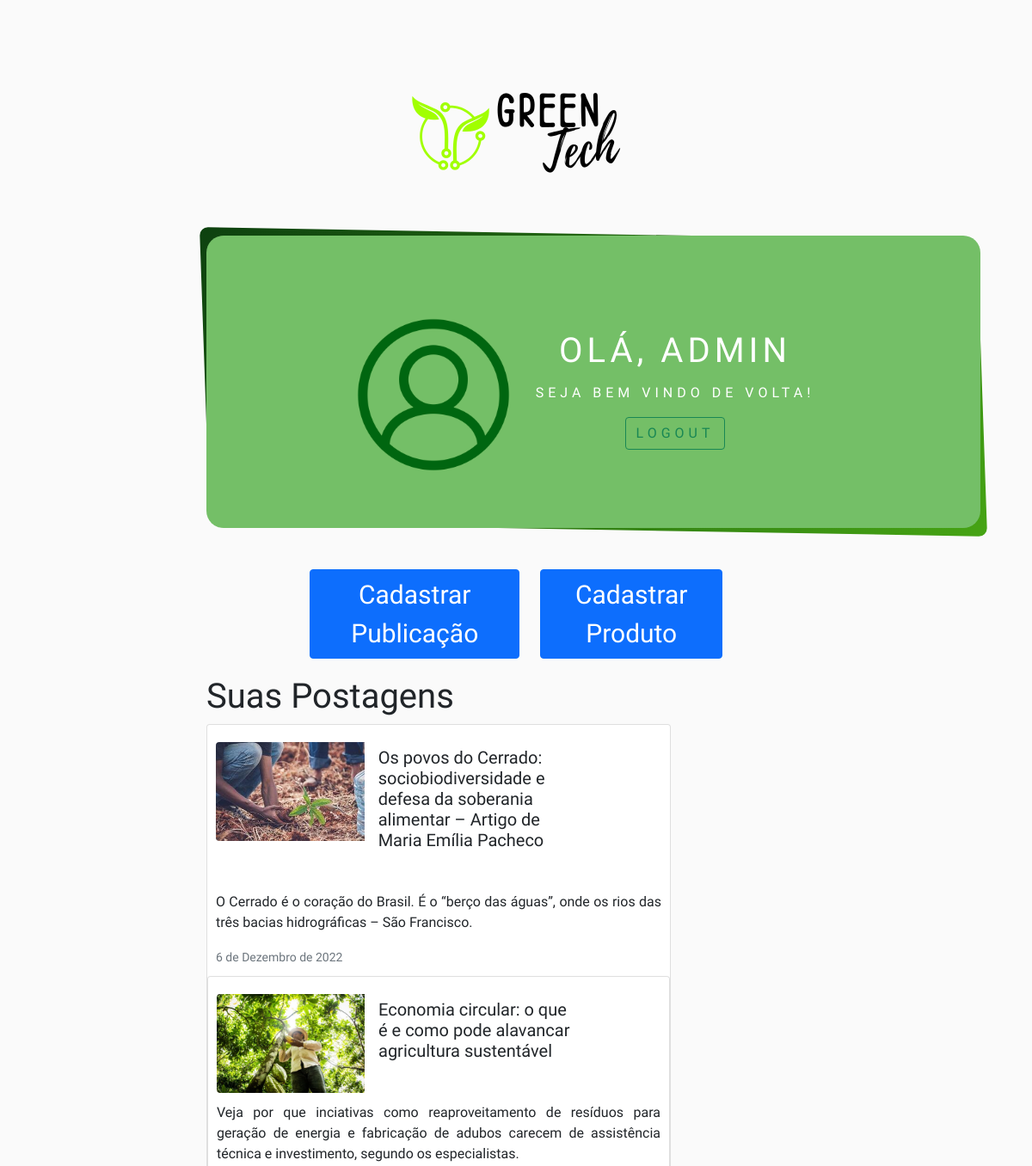
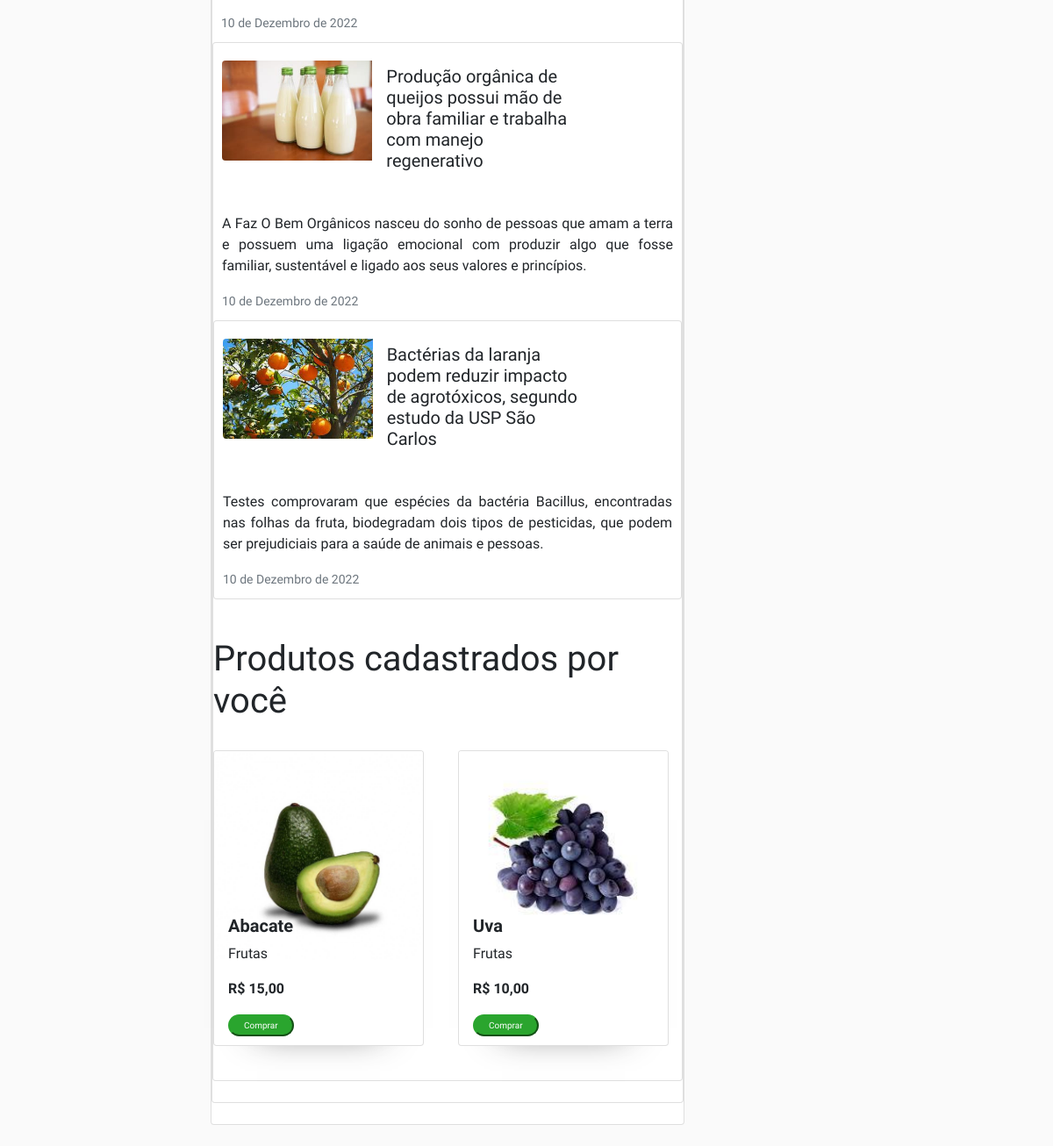
Page /perfil (signed in) on the committed database (2 pictures, top to bottom).
### main/models.py (models this page shows, shortened)
class Publicacao(models.Model):
    titulo = models.CharField(max_length=200)
    descricao = models.TextField()
    corpo_do_texto = RichTextUploadingField()
    tempo_da_publicacao = models.DateField()
    imagem = models.ImageField(upload_to='produtos/', blank=True, null=True, max_length=250)
    autor = models.ForeignKey(Autor, on_delete=models.CASCADE)
    categoria = models.ManyToManyField(Categoria)
    user = models.ForeignKey(get_user_model(), null=True,blank=True,on_delete=models.CASCADE)

class Produto(models.Model):
    nome = models.CharField(max_length=100)
    valor = models.DecimalField(max_digits=8,decimal_places=2)
    descricao = models.TextField()
    categoria = models.ForeignKey(Categoria_Produto, on_delete=models.CASCADE)
    imagem = models.ImageField(upload_to='produtos/', blank=True, null=True)
    user = models.ForeignKey(get_user_model(), null=True,blank=True,on_delete=models.CASCADE)

class Categoria_Produto(models.Model):
    nome = models.CharField(max_length=100)
    def __str__(self):
        return self.nome

### main/views.py (the view)
# urls.py: path('perfil',perfil, name='perfil'),
@login_required(login_url="/login/")
def perfil(request):
    lista = Publicacao.objects.filter(user=request.user)
    lista_produto = Produto.objects.filter(user=request.user)
    context = {'publicacoes' : lista, 'produtos' : lista_produto}
    return render(request,'Perfil.html', context)

### main/templates/Perfil.html (shortened to what this page needs)
{% extends 'base_cadastro.html' %}
{% load static %}
{% block conteudo %}
<section class="container col-lg-8">
    <a  href="{% url 'index' %}"><img style="display: block; margin-left: auto; margin-right: auto; margin-top: 10px; width: 250px;" src="..\static\assets\img\logo_cadastro.png" width="150px" alt=""></a>
    <div class="form_cadastro d-grid gap-4 d-md-flex col-8 mx-auto justify-content-md-center" >
    <img src="..\static\assets\img\icone-utilisateur-vert.png" alt="" style="height: 190px; width: 190px; margin-top:80px ; ">
    <div  style="margin-top:80px ;">
    <h1 style="padding-top:20px;">Olá, {{ request.user}}</h1>
    <p style="padding-top:5px;">Seja Bem vindo de volta!</p>
    <a type="button" class="btn btn-outline-success" href="{% url 'logout'%}">logout</a>
    </div>
    </div>
    <br> <br>
    <div class="d-grid gap-4 d-md-flex col-8 mx-auto justify-content-md-center" >
        <a href="{% url 'plataforma' %}"><button class="btn btn-primary" type="button" style="font-size: 30px;">Cadastrar Publicação</button></a>
        <a href="{% url 'produto' %}"><button class="btn btn-primary" type="button" style="font-size: 30px;">Cadastrar Produto</button></a>
  </div>
    <h1 style="padding-top:20px;">Suas Postagens</h1>
    {% for publicacao in publicacoes %}
    <div class="card mb-4" style="max-width: 540px; ">
        <div class="row g-0 " style="margin: 10px; align-self: center;">
          <div class="col-md-4">
            <img src="/media/{{publicacao.imagem}}" class="img-fluid rounded-start" alt="..." style="margin-top: 10px; margin-right: 20px;"  >
          </div>
          <div class="col-sm-6">
            <div class="card-body">
              <h5 class="card-title">{{publicacao.titulo}}</h5> <br></div>
          </div>
          <p class="card-text" >{{publicacao.descricao}}</p>
              <p class="card-text"><small class="text-muted">{{publicacao.tempo_da_publicacao}}</small></p>
        </div>
    {% endfor %}
    </div>
    <div class="row">
        <h1 style="padding-top:20px;">Produtos cadastrados por você</h1>
        {% for produto in produtos %}
        <div class="col row-cols-1 row-cols-md-3 g-4" style="padding-bottom: 15px;">
            <div class="card h-100 sombra" style="width: 15rem; height: auto;">
                <a href="{% url 'detalhe_produto' produto.id %}"><img src="/media/{{produto.imagem}}" class="card-img-top" style="margin-bottom: 65px;" alt="#"></a>
                <div class="card-body">
                  <div class="teste">
                 <h3 class="fs-5"><b>{{produto.nome}}</b></h3>
                  <p class="card-text">{{produto.categoria}}</p>
                  <p class="card-text"> <b> R$ {{produto.valor}} </b></p>
                  <button type="button" class="but" style="font-size: 10px; margin-bottom: 5px;"> Comprar </button>
                 </div>
                </div>
              </div>
        </div>
        {% endfor %}
    </div>
 <br>
</section>
{% endblock conteudo %}

### main/static/css/styles.css (style rules this page uses)
* { box-sizing: border-box; font-family: 'Noto Sans Mono', monospace; font-family: 'Quicksand', sans-serif; }
body { background: #fafafa; font-family: 'Noto Sans Mono', monospace; font-family: 'Quicksand', sans-serif; }
p { text-align: justify; font-family: 'Noto Sans Mono', monospace; font-family: 'Quicksand', sans-serif; }
a { text-decoration: none; }
.but { background: #2aa52e; font-weight: 15px; padding: 0.2rem 1rem; border-radius: 15px; border-color: #2aa52e; color: white; }
.sombra { box-shadow: 0px 30px 40px -50px #333333; }
.teste { position: absolute; bottom: 0px; margin-bottom: 5px; }
.form_cadastro { position: relative; background: #74bf67; width: 900px; padding: 10px 40px 60px; border-radius: 20px; text-align: center; color: #FFF; font-weight: 10px; text-transform: uppercase; letter-spacing: 5px; }
.form_cadastro::before { content: ''; position: absolute; top: -2px; right: -2px; bottom: -2px; left: -2px; background: linear-gradient(315deg, #46a414, #0d410f); z-index: -1; transform: skew(2deg, 1deg); border-radius: 10px; }

### rows in the picture
Publicacao: imagem (picture), titulo "Os povos do Cerrado: sociobiodiversidade e defesa da soberania alimentar – Artigo de Maria Emília Pacheco", descricao "O Cerrado é o coração do Brasil. É o “berço das águas”, onde os rios das três bacias hidrográficas – São Francisco.", tempo_da_publicacao "6 de Dezembro de 2022"
Publicacao: imagem (picture), titulo "Economia circular: o que é e como pode alavancar agricultura sustentável", descricao "Veja por que inciativas como reaproveitamento de resíduos para geração de energia e fabricação de adubos carecem de assistência técnica e investimento, segundo os especialistas.", tempo_da_publicacao "10 de Dezembro de 2022"
Publicacao: imagem (picture), titulo "Produção orgânica de queijos possui mão de obra familiar e trabalha com manejo regenerativo", descricao "A Faz O Bem Orgânicos nasceu do sonho de pessoas que amam a terra e possuem uma ligação emocional com produzir algo que fosse familiar, sustentável e ligado aos seus valores e princípios.", tempo_da_publicacao "10 de Dezembro de 2022"
Publicacao: imagem (picture), titulo "Bactérias da laranja podem reduzir impacto de agrotóxicos, segundo estudo da USP São Carlos", descricao "Testes comprovaram que espécies da bactéria Bacillus, encontradas nas folhas da fruta, biodegradam dois tipos de pesticidas, que podem ser prejudiciais para a saúde de animais e pessoas.", tempo_da_publicacao "10 de Dezembro de 2022"
Produto: imagem (picture), nome "Abacate", categoria "Frutas", valor "15,00"
Produto: imagem (picture), nome "Uva", categoria "Frutas", valor "10,00"

### other values in the picture
{{ request.user }} "ADMIN"
